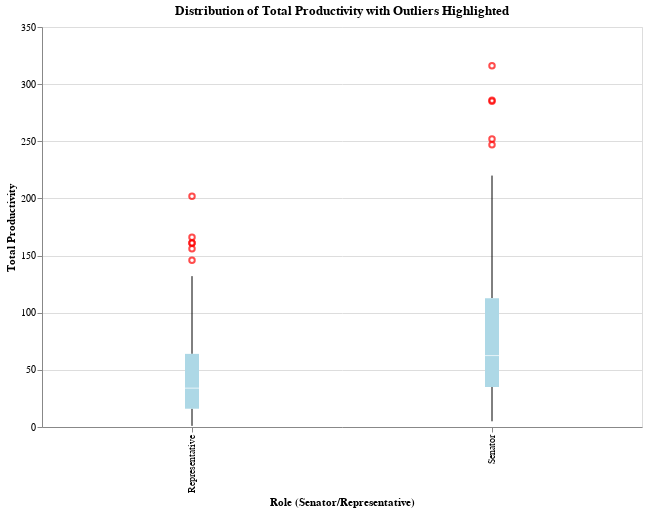

Notebook code for this chart:
### Code cell
party_session_summary['Outlier'] = party_session_summary['Total Productivity'].apply(
    lambda x: 'Outlier' if x > upper_bound else 'Normal'
)

outliers_list = party_session_summary[party_session_summary['Outlier'] == 'Outlier']

iqr_chart = alt.Chart(party_session_summary).mark_boxplot().encode(
    x=alt.X('Role:N', title='Role (Senator/Representative)'),
    y=alt.Y('Total Productivity:Q', title='Total Productivity'),
    color=alt.condition(
        alt.datum.Outlier == 'Outlier', 
        alt.value('red'),  
        alt.value('lightblue')  
    ),
    tooltip=['Name', 'Role', 'Total Productivity']
).properties(
    title='Distribution of Total Productivity with Outliers Highlighted',
    width=600,
    height=400
)
iqr_chart

### Figure 1 — Vega-Lite specification as saved in the notebook (floating-point values rounded to 4 significant figures; data arrays with more than 128 entries replaced by an {"elided": "..."} marker saying what was removed)
{"config": {"view": {"continuousWidth": 300, "continuousHeight": 300}}, "data": {"name": "data-32df85369026948c77b2530f834c1573"}, "mark": {"type": "boxplot"}, "encoding": {"color": {"condition": {"test": "(datum.Outlier === 'Outlier')", "value": "red"}, "value": "lightblue"}, "tooltip": [{"field": "Name", "type": "nominal"}, {"field": "Role", "type": "nominal"}, {"field": "Total Productivity", "type": "quantitative"}], "x": {"field": "Role", "title": "Role (Senator/Representative)", "type": "nominal"}, "y": {"field": "Total Productivity", "title": "Total Productivity", "type": "quantitative"}}, "height": 400, "title": "Distribution of Total Productivity with Outliers Highlighted", "width": 600, "$schema": "https://vega.github.io/schema/vega-lite/v5.8.0.json", "datasets": {"data-32df85369026948c77b2530f834c1573": {"elided": "257 records"}}}
